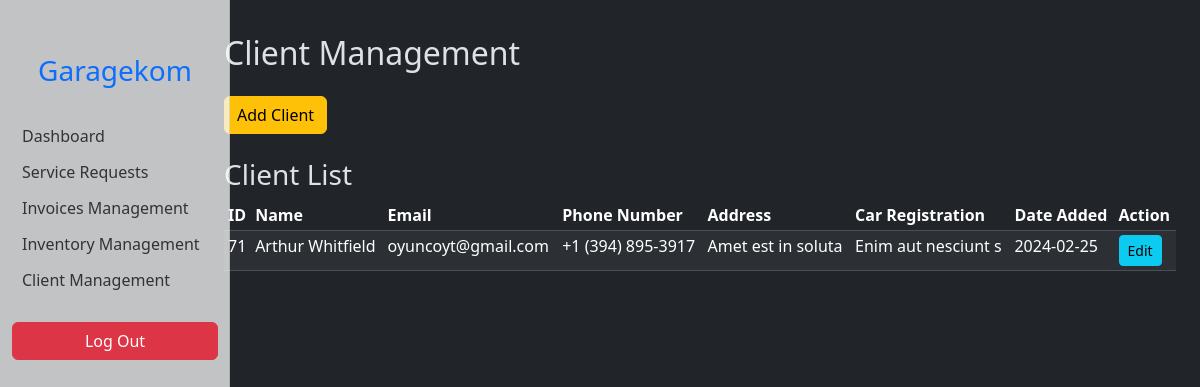
/admin/client.php (signed in), run on the app's committed database.
### tables this page shows
CREATE TABLE `clients` (
  `client_id` int(11) NOT NULL,
  `client_name` varchar(255) NOT NULL,
  `client_email` varchar(255) NOT NULL,
  `client_phone` varchar(20) NOT NULL,
  `client_address` varchar(255) NOT NULL,
  `client_added_date` date NOT NULL
);

CREATE TABLE `cars` (
  `car_id` int(11) NOT NULL,
  `car_registration` varchar(255) NOT NULL,
  `client_id` int(11) NOT NULL,
  `car_name` varchar(255) NOT NULL,
  `car_brand` varchar(255) NOT NULL,
  `car_model` year(4) NOT NULL
);

### admin/client.php (the view, shortened to what this page needs)
</head>
<body>
    <div class="container-fluid">
        <div class="row">
            <?php require_once('connect-DB.php') ?>
            <main class="col-md-9 ms-sm-auto col-lg-10 px-md-4 mt-4">
                <h2>Client Management</h2>
                <div class="mb-4">
                    <button type="submit" class="btn btn-warning mt-3" data-bs-toggle="modal"
                        data-bs-target="#addClient">Add Client</button>
                </div>
                <div class="table-responsive">
                    <h3>Client List</h3>
                    <table class="table table-striped table-sm table-hover ">
                        <thead class="table-primaryrrt">
                            <tr>
                                <th>ID</th>
                                <th>Name</th>
                                <th>Email</th>
                                <th>Phone Number</th>
                                <th>Address</th>
                                <th>Car Registration</th>
                                <th>Date Added</th>
                                <th>Action</th>
                            </tr>
                        </thead>
                        <tbody>
                            <?php
                            $clients = $database->prepare("SELECT * FROM clients ORDER BY client_added_date DESC");
                            $clients->execute();
                            $clients = $clients->fetchAll(PDO::FETCH_ASSOC);
                            foreach ($clients as $client) {
                                echo "<tr>";
                                echo "<td>" . $client["client_id"] . "</td>";
                                echo "<td>" . $client["client_name"] . "</td>";
                                echo "<td>" . $client["client_email"] . "</td>";
                                echo "<td>" . $client["client_phone"] . "</td>";
                                echo "<td>" . $client["client_address"] . "</td>";
                                $carRegistration = $database->prepare("SELECT car_registration FROM cars WHERE client_id = :client_id");
                                $carRegistration->bindParam(':client_id', $client["client_id"]);
                                $carRegistration->execute();
                                $carRegistration = $carRegistration->fetch();
                                echo "<td>" . $carRegistration["car_registration"] . "</td>";
                                echo "<td>" . $client["client_added_date"] . "</td>";
                                echo "<td>";
                                echo '<button class="btn btn-info btn-sm" data-bs-toggle="modal" data-bs-target="#aditClient" data-bs-id="' . $client["client_id"] . '">Edit</button>';
                                echo "</td>";
                                echo "</tr>";
                            }
                            ?>
                        </tbody>
                    </table>
                </div>
            </main>
</body>
</html>

### admin/style.css (style rules this page uses)
* { transition: all 0.2s ease-in-out; scroll-behavior: smooth; }
body { font-size: 0.875rem; }
#sidebar { min-width: 230px; max-width: 230px; }
.sidebar { position: fixed; top: 0; bottom: 0; left: 0; z-index: 1000; padding: 48px 0 0; box-shadow: inset -1px 0 0 rgba(0, 0, 0, 0.1); }
.sidebar a { display: block; padding: 6px 0; color: #333; }
main { padding: 10px; }

### data on the page
clients: client_id "71", client_name "Arthur Whitfield", client_email "oyuncoyt@gmail.com", client_phone "+1 (394) 895-3917", client_address "Amet est in soluta", cars.car_registration "Enim aut nesciunt s", client_added_date "2024-02-25"
